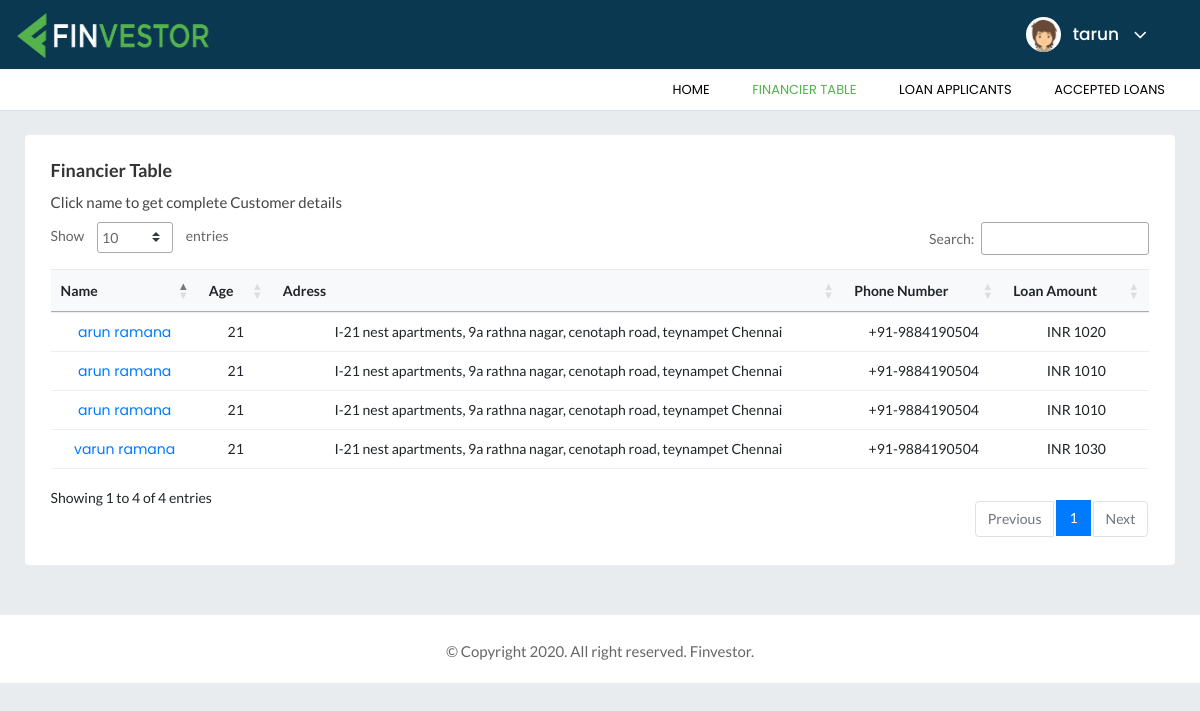
The page /finTable.php (signed in) on the database its author committed.
### tables this page shows
CREATE TABLE `customer` (
  `customer_number` int(11) NOT NULL,
  `customer_name` tinytext NOT NULL,
  `phone_number` bigint(12) NOT NULL,
  `email` tinytext NOT NULL,
  `address` text NOT NULL,
  `age` int(11) NOT NULL
);

CREATE TABLE `loan_contract` (
  `loan_id` int(11) NOT NULL,
  `f_id` int(11) NOT NULL,
  `c_id` int(11) NOT NULL,
  `loan_status_code` int(11) NOT NULL,
  `contract_start` date NOT NULL,
  `contract_end` date NOT NULL,
  `interest_rate` double NOT NULL,
  `loan_amount` double NOT NULL,
  `loan_payment_amount` double NOT NULL,
  `amt_per_payment` double NOT NULL,
  `interest_type` char(1) NOT NULL
);

### finTable.php (the view, shortened to what this page needs)
<?php
  $db = mysqli_connect("localhost","root","","loan_management");
  $uname = $_SESSION['username'];
  $sql_fin = "SELECT * FROM user WHERE user_name='$uname'";
  $res_fin = mysqli_query($db, $sql_fin) or die( mysqli_error($db));
  $financer = mysqli_fetch_assoc($res_fin);
  $fid = $financer['user_id'];
  $sql_loanc = "SELECT * FROM loan_contract WHERE f_id='$fid'";
  $res_loanc = mysqli_query($db, $sql_loanc) or die( mysqli_error($db));
?>
<!doctype html>
<html class="no-js" lang="en">
<head>
    <link rel="stylesheet" href="assets/css/bootstrap.min.css">
    <link rel="stylesheet" href="assets/css/font-awesome.min.css">
    <link rel="stylesheet" href="assets/css/themify-icons.css">
    <link rel="stylesheet" href="assets/css/metisMenu.css">
    <link rel="stylesheet" href="assets/css/owl.carousel.min.css">
    <link rel="stylesheet" href="assets/css/slicknav.min.css">
    <link rel="stylesheet" type="text/css" href="https://cdn.datatables.net/1.10.19/css/jquery.dataTables.css">
    <link rel="stylesheet" type="text/css" href="https://cdn.datatables.net/1.10.18/css/dataTables.bootstrap4.min.css">
    <link rel="stylesheet" type="text/css" href="https://cdn.datatables.net/responsive/2.2.3/css/responsive.bootstrap.min.css">
    <link rel="stylesheet" type="text/css" href="https://cdn.datatables.net/responsive/2.2.3/css/responsive.jqueryui.min.css">
    <link rel="stylesheet" href="https://www.amcharts.com/lib/3/plugins/export/export.css" type="text/css" media="all" />
    <link rel="stylesheet" href="assets/css/typography.css">
    <link rel="stylesheet" href="assets/css/default-css.css">
    <link rel="stylesheet" href="assets/css/styles.css">
    <link rel="stylesheet" href="assets/css/responsive.css">
</head>
<body class="body-bg">
    <div class="horizontal-main-wrapper">
        <div class="mainheader-area">
            <div class="container">
                <div class="row align-items-center bg-blue">
                    <div class="col-md-3">
                        <div class="logo">
                            <a href="index.php"><img src="assets/images/icon/logo2.png" width="200" height="53" class="align-top" alt="FinvestorLogo"></a>
                        </div>
                    </div>
                    <div class="col-md-9 clearfix text-right">
                        <div class="clearfix d-md-inline-block d-block">
                            <div class="user-profile m-0 color-green">
                                <img class="avatar user-thumb" src="assets/images/author/avatar.png" alt="avatar">
                                <h4 class="user-name dropdown-toggle" data-toggle="dropdown"><?php echo $_SESSION['username']; ?> <i class="fa fa-angle-down"></i></h4>
                            </div>
                        </div>
                    </div>
                </div>
            </div>
        </div>
        <?php
        $list = "";
        if($_SESSION['log']==true){
          if($_SESSION['user_type'] == "c"){
            $list .=  "<li class='navbx text-uppercase'><a href='index.php'>Home</a></li>
                        <li class='navbx text-uppercase'><a href='getloan.php'>Get Loan</a></li>
                           <li class='navbx text-uppercase'><a href='customerTable.php'>Customer Table</a></li>";
          }
          elseif($_SESSION['user_type'] == "f"){
            $list .=  "<li class='navbx text-uppercase'><a href='index.php'>Home</a></li>
            <li class='active navbx text-uppercase'><a href='finTable.php'>Financier Table</a></li>
                       <li class='navbx text-uppercase'><a href='loanapplicants.php'>Loan Applicants</a></li>
                       <li class='navbx text-uppercase'><a href='acceptedloans.php'>Accepted Loans</a></li>";
          }
         }
        ?>
        <div class="header-area header-bottom">
            <div class="container">
                <div class="row align-items-center">
                     <div class="col-lg-4 d-none d-lg-block">
                    </div>
                    <div class="col-lg-8 d-none d-lg-block">
                        <div class="horizontal-menu">
                            <nav>
                                <ul id="nav_menu">
                                    <?php echo $list; ?>
                                </ul>
                            </nav>
                        </div>
                    </div>
                </div>
            </div>
        </div>
        <div class="main-content-inner container">
                <div class="row">
                    <div class="col-12 mt-4">
                        <div class="card pad-25">
                            <div class="card-body">
                                <h4 class="header-title">Financier Table</h4>
                                <p class="header-tag">Click name to get complete Customer details</p>
                                <div class="data-tables">
                                    <table id="dataTable" class="text-center" style="width:100%;">
                                        <thead class="bg-light text-capitalize">
                                            <tr>
                                                <th>Name</th>
                                                <th>Age</th>
                                                <th>Adress</th>
                                                <th>Phone Number</th>
                                                <th>Loan Amount</th>
                                            </tr>
                                        </thead>
                                        <tbody>
                                            <?php
                                              while($loancontract = mysqli_fetch_assoc($res_loanc)){
                                                $cid = $loancontract['c_id'];
                                                $lid = $loancontract['loan_id'];
                                                $sql_cus = "SELECT * FROM customer WHERE customer_number='$cid'";
                                                $res_cus = mysqli_query($db, $sql_cus) or die( mysqli_error($db));
                                                while ($customer= mysqli_fetch_assoc($res_cus)) {
                                            ?>
                                            <tr>
                                                <td><a href="customerinfo.php?cid=<?php echo $cid?>&lid=<?php echo $lid ?>"><?php echo $customer['customer_name']; ?></a></td>
                                                <td><?php echo $customer['age']; ?></td>
                                                <td><?php echo $customer['address'];?></td>
                                                <td>+91-<?php echo $customer['phone_number']; ?></td>
                                                <td>INR <?php echo $loancontract['loan_amount']; ?></td>
                                            </tr>
                                            <?php
                                                }
                                              }
                                             ?>
                                        </tbody>
                                    </table>
                                </div>
                            </div>
                        </div>
                    </div>
                </div>
        </div>
        <footer>
            <div class="footer-area">
                <p>© Copyright 2020. All right reserved. Finvestor.</p>
            </div>
        </footer>
    </div>
</body>
</html>

### assets/css/default-css.css (style rules this page uses)
* { margin: 0; padding: 0; box-sizing: border-box; }
*, *:before, *:after { -moz-box-sizing: border-box; -webkit-box-sizing: border-box; box-sizing: border-box; }
html { -webkit-font-smoothing: antialiased; overflow-y: scroll; }
body { background: #fff; font-weight: normal; -webkit-font-smoothing: antialiased; -webkit-text-size-adjust: 100%; }
:root { --primary-color: #4336FB; }

### assets/css/styles.css (style rules this page uses)
html { overflow-y: scroll; }
.slicknav_menu ul .active { background-color: white; }
.slicknav_menu .active a { color: #54b24c; }
.bg-blue { background-color: #0a3851; }
.color-green { color: #54b24c; }
.pad-25 { margin:0px 25px; }
.slicknav_menu>ul>li, .slicknav_menu>ul { background-color: #54b24c; }
.card { border: none; border-radius: 4px; background-color: #fff; -webkit-transition: all 0.3s ease 0s; transition: all 0.3s ease 0s; }
.card-body { padding: 25.6px; padding: 1.6rem; }
.main-content-inner { padding: 0 30px 50px; }
.logo a { display: inline-block; max-width: 120px; }
.body-bg { background: #E8ECEF; }
.horizontal-main-wrapper { min-height: 100vh; }
.horizontal-main-wrapper .container { max-width: 1440px; }
.horizontal-main-wrapper .header-area, .horizontal-main-wrapper .mainheader-area { padding-left: 0; padding-right: 0; }
.horizontal-main-wrapper .main-content-inner { padding: 0 0 50px; }
.mainheader-area { background: #fff; border-bottom: 1px solid #f3f8fb; padding-left: 15px; position: relative; z-index: 99; }
.horizontal-menu { position: relative; }
.horizontal-menu ul li { display: inline-block; position: relative; }
.horizontal-menu ul li a { display: block; font-size: 13px; padding: 10px 20px; color: #000000; }
.horizontal-menu ul li:hover>a, .horizontal-menu ul li.active>a { color: #54b24c; }
.horizontal-menu nav>ul>li:first-child>a { padding-left: 0; }
.slicknav_nav .slicknav_row, .slicknav_nav a { text-transform: capitalize; }
.header-area { background: #fff; border-bottom: 1px solid #d8e3e7; text-align-last: right; }
.user-profile { margin-right: -30px; display: -webkit-box; display: -ms-flexbox; display: flex; -webkit-box-align: center; -ms-flex-align: center; align-items: center; -ms-flex-wrap: wrap; flex-wrap: wrap; background: -webkit-linear-gradient(left, #0a3851 0%, #0a3851 100%); background: linear-gradient(to right, #0a3851 0%, #0a3851 100%); padding: 17px 38px; position: relative; }
.user-profile img.avatar { height: 35px; width: 35px; border-radius: 50%; margin-right: 12px; }
.user-name { font-size: 17px; font-weight: 500; color: #fff; letter-spacing: 0; cursor: pointer; -webkit-user-select: none; -moz-user-select: none; -ms-user-select: none; user-select: none; }
.user-name i { margin-left: 10px; font-size: 21px; vertical-align: middle; position: relative; }
.notification-area .dropdown-toggle, .user-name.dropdown-toggle { position: relative; }
.notification-area .dropdown-toggle:after, .user-name.dropdown-toggle:after { display: none; }
.header-title { font-family: 'Lato', sans-serif; font-size: 18px; font-weight: 600; letter-spacing: 0; color: #333; text-transform: capitalize; margin-bottom: 7px; }
.header-tag { margin-bottom: 7px; }
.footer-area { text-align: center; padding: 23px 0 19px; background: #fff; }
.footer-area p { color: #676666; margin-bottom: 0; }
table tr th { border-bottom: none; }
table tr th, table tr td { border-top: 1px solid rgba(120, 130, 140, 0.13) !important; }
table.dataTable.no-footer { border-bottom: 1px solid rgba(120, 130, 140, 0.13) !important; }
table.dataTable thead th, table.dataTable thead td { border-bottom-color: transparent; }

### assets/css/responsive.css (style rules this page uses)
@media (min-width: 1200px) and (max-width: 1364px) { .main-content-inner { padding: 0 15px 50px; } }

### rows shown on the page
loan_contract: loan_amount "1020"
customer: customer_name "arun ramana", age "21", address "I-21 nest apartments, 9a rathna nagar, cenotaph road, teynampet Chennai", phone_number "9884190504"
loan_contract: loan_amount "1030"
customer: customer_name "varun ramana", age "21", address "I-21 nest apartments, 9a rathna nagar, cenotaph road, teynampet Chennai", phone_number "9884190504"
loan_contract: loan_amount "1010"
loan_contract: loan_amount "1010"

### other values the page prints
$_SESSION['username'] "tarun"
